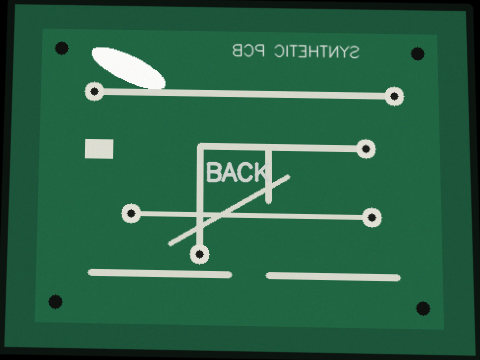
#> input picture tests/fixtures/pcb_reconstruction_back_synthetic.png, 480 x 360 px
$ python -i quality.py   (imports and definitions only)   (older library calls are emulated)
#> lines starting #> are read from the running program, lines starting #| are printed output that depends on the picture
"""Multi-signal photo quality hints; low scores never suppress observations."""

from __future__ import annotations

from typing import Any

import cv2
import numpy as np


def inspect_photo_quality(image: Any, *, board_corners: Any | None = None) -> dict[str, Any]:
    array = np.asarray(image.convert("RGB") if hasattr(image, "convert") else image)
    if array.ndim != 3 or array.shape[2] != 3 or not array.size:
        raise ValueError("품질 검사는 RGB 이미지가 필요합니다.")
    gray = cv2.cvtColor(array, cv2.COLOR_RGB2GRAY)
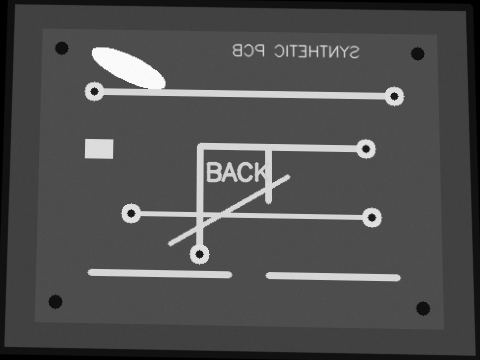
#> gray: shape (360, 480); min 0, max 252, mean 78.8
    hsv = cv2.cvtColor(array, cv2.COLOR_RGB2HSV)
#> hsv: shape (360, 480, 3); mean H, S, V 71.3, 154.7, 99
    blur = float(cv2.Laplacian(gray, cv2.CV_64F).var())
#> blur = 606.8
    over = float(np.mean(gray >= 248))
#> over = 0.00899
    under = float(np.mean(gray <= 8))
#> under = 0.0189
    glare = float(np.mean((hsv[:, :, 2] >= 245) & (hsv[:, :, 1] <= 35)))
#> glare = 0.00902
    h, w = gray.shape
#> h = 360; w = 480
    flags = []
    if min(w, h) < 480:
        flags.append("LOW_RESOLUTION")
    if blur < 35:
        flags.append("POSSIBLE_BLUR")
    if over > 0.12:
        flags.append("OVEREXPOSED_AREAS")
    if glare > 0.025:
        flags.append("POSSIBLE_GLARE")
    crop = None
    perspective = None
    if board_corners is not None:
        points = np.asarray(board_corners, dtype=np.float32).reshape(-1, 2)
        if points.shape == (4, 2):
            crop = float(cv2.contourArea(points) / (w * h))
            edge_lengths = [float(np.linalg.norm(points[(i + 1) % 4] - points[i])) for i in range(4)]
            opposite_ratio = max(edge_lengths[0], edge_lengths[2]) / max(1.0, min(edge_lengths[0], edge_lengths[2]))
            perspective = abs(opposite_ratio - 1.0)
            if crop < 0.8:
                flags.append("BOARD_CROPPED_OR_SMALL")
            if perspective > 0.45:
                flags.append("PERSPECTIVE_DISTORTION")
    return {
        "resolution_px": [w, h], "blur_laplacian_variance": blur,
        "overexposed_fraction": over, "underexposed_fraction": under,
        "glare_candidate_fraction": glare, "board_area_fraction": crop,
        "perspective_asymmetry": perspective,
        "feature_matching_possible": min(w, h) >= 160 and blur >= 8,
        "occlusion": "NOT_ASSESSED", "flags": flags,
        "status": "QUALITY_HINTS_ONLY",
    }

>>> import cv2
>>> picture = cv2.cvtColor(cv2.imread('../../../../tests/fixtures/pcb_reconstruction_back_synthetic.png'), cv2.COLOR_BGR2RGB)
>>> result = inspect_photo_quality(picture)
#> result = 11 items

$ run again, on tests/fixtures/pcb_reconstruction_front_synthetic.png
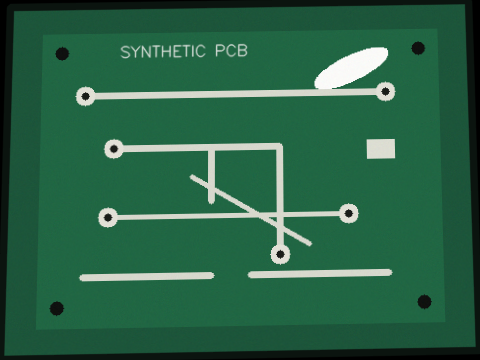
#> input picture tests/fixtures/pcb_reconstruction_front_synthetic.png, 480 x 360 px
#> in inspect_photo_quality, `gray = cv2.cvtColor(array, cv2.COLOR_RGB2GRAY)`:
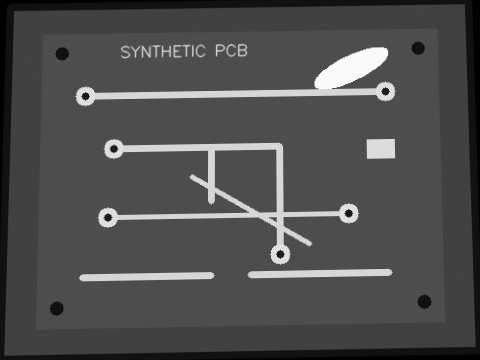
#> gray: shape (360, 480); min 0, max 252, mean 78.3
#> hsv: shape (360, 480, 3); mean H, S, V 71.3, 155.3, 98.6
#> blur = 561.3
#> over = 0.00899
#> under = 0.0189
#> glare = 0.00902
#> result = 11 items
